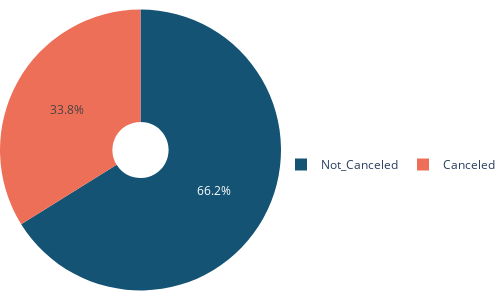

Here is the notebook cell this chart was saved with:
### Markdown cell above
### 円グラフ

### Code cell
#円グラフ作成
#割合を計算
pie = df.groupby("booking_status").count()["Booking_ID"]/len(df)

#円グラフのfigure
fig_pie = go.Figure(
    data = [go.Pie(labels=list(pie.index),#label
                   values=pie.values,#値
                   hole=0.2,#穴の大きさ
                   marker=dict(colors=[cancel_color, not_cancel_color]))])#色指定

#円グラフのレイアウト設定
fig_pie.update_layout(
    legend=dict(x=1, y=0.5,
                xanchor="left",
                yanchor="top",
                orientation="h"),
    width=500,
    height=300,
    margin=dict(l=0, r=0, t=0, b=0),
    paper_bgcolor="rgba(0,0,0,0)",
)

### Figure 1 — Plotly figure (JSON) as saved in the notebook; plotly's stock layout.template omitted (floating-point values rounded to 4 significant figures)
{"data": [{"hole": 0.2, "labels": ["Canceled", "Not_Canceled"], "marker": {"colors": ["#ee6f57", "#145374"]}, "type": "pie", "values": [0.3385, 0.6615]}], "layout": {"height": 300, "legend": {"orientation": "h", "x": 1, "xanchor": "left", "y": 0.5, "yanchor": "top"}, "margin": {"b": 0, "l": 0, "r": 0, "t": 0}, "paper_bgcolor": "rgba(0, 0, 0, 0)", "width": 500}}
